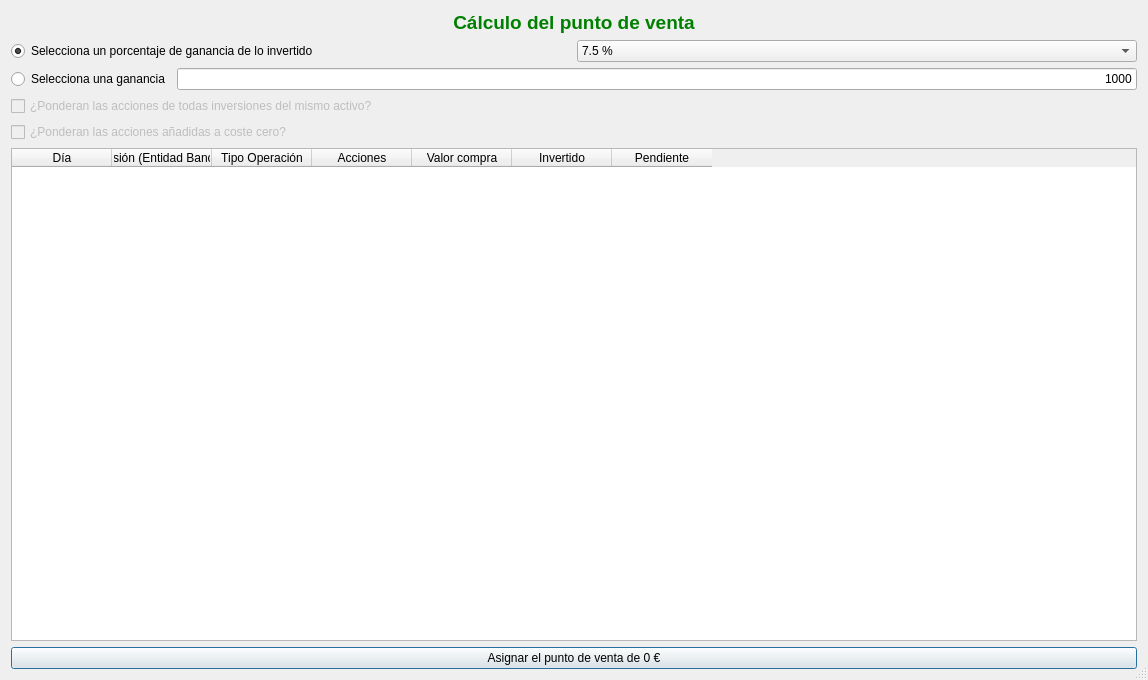
<?xml version="1.0" encoding="UTF-8"?>
<ui version="4.0">
 <class>frmPuntoVenta</class>
 <widget class="QDialog" name="frmPuntoVenta">
  <property name="geometry">
   <rect>
    <x>0</x>
    <y>0</y>
    <width>1148</width>
    <height>680</height>
   </rect>
  </property>
  <property name="windowTitle">
   <string>Xulpymoney &gt; Inversiones &gt; Punto de venta</string>
  </property>
  <property name="windowIcon">
   <iconset resource="../images/xulpymoney.qrc">
    <normaloff>:/xulpymoney/tools-wizard.png</normaloff>:/xulpymoney/tools-wizard.png</iconset>
  </property>
  <property name="sizeGripEnabled">
   <bool>true</bool>
  </property>
  <layout class="QVBoxLayout" name="verticalLayout_2">
   <item>
    <layout class="QVBoxLayout" name="verticalLayout">
     <item>
      <widget class="QLabel" name="lblTitulo">
       <property name="font">
        <font>
         <pointsize>14</pointsize>
         <weight>75</weight>
         <bold>true</bold>
        </font>
       </property>
       <property name="styleSheet">
        <string notr="true">color: rgb(0, 128, 0);</string>
       </property>
       <property name="text">
        <string>Cálculo del punto de venta</string>
       </property>
       <property name="alignment">
        <set>Qt::AlignCenter</set>
       </property>
      </widget>
     </item>
     <item>
      <layout class="QHBoxLayout" name="horizontalLayout_2">
       <item>
        <widget class="QRadioButton" name="radTPC">
         <property name="text">
          <string>Selecciona un porcentaje de ganancia de lo invertido</string>
         </property>
         <property name="checked">
          <bool>true</bool>
         </property>
        </widget>
       </item>
       <item>
        <widget class="QComboBox" name="cmbTPC">
         <property name="currentIndex">
          <number>2</number>
         </property>
         <item>
          <property name="text">
           <string>2.5 %</string>
          </property>
         </item>
         <item>
          <property name="text">
           <string>5 %</string>
          </property>
         </item>
         <item>
          <property name="text">
           <string>7.5 %</string>
          </property>
         </item>
         <item>
          <property name="text">
           <string>10 %</string>
          </property>
         </item>
         <item>
          <property name="text">
           <string>15 %</string>
          </property>
         </item>
         <item>
          <property name="text">
           <string>20 %</string>
          </property>
         </item>
         <item>
          <property name="text">
           <string>25 %</string>
          </property>
         </item>
        </widget>
       </item>
      </layout>
     </item>
     <item>
      <layout class="QHBoxLayout" name="horizontalLayout">
       <item>
        <widget class="QRadioButton" name="radGanancia">
         <property name="text">
          <string>Selecciona una ganancia</string>
         </property>
        </widget>
       </item>
       <item>
        <widget class="myQLineEdit" name="txtGanancia">
         <property name="toolTip">
          <string>Introduce la ganancia</string>
         </property>
         <property name="text">
          <string>1000</string>
         </property>
         <property name="alignment">
          <set>Qt::AlignRight|Qt::AlignTrailing|Qt::AlignVCenter</set>
         </property>
        </widget>
       </item>
      </layout>
     </item>
     <item>
      <widget class="QCheckBox" name="chkPonderanAll">
       <property name="enabled">
        <bool>false</bool>
       </property>
       <property name="text">
        <string>¿Ponderan las acciones de todas inversiones del mismo activo?</string>
       </property>
      </widget>
     </item>
     <item>
      <widget class="QCheckBox" name="chkPonderanAdded">
       <property name="enabled">
        <bool>false</bool>
       </property>
       <property name="text">
        <string>¿Ponderan las acciones añadidas a coste cero?</string>
       </property>
      </widget>
     </item>
     <item>
      <widget class="myQTableWidget" name="table">
       <column>
        <property name="text">
         <string>Día</string>
        </property>
       </column>
       <column>
        <property name="text">
         <string>Inversión (Entidad Bancaria)</string>
        </property>
       </column>
       <column>
        <property name="text">
         <string>Tipo Operación</string>
        </property>
       </column>
       <column>
        <property name="text">
         <string>Acciones</string>
        </property>
       </column>
       <column>
        <property name="text">
         <string>Valor compra</string>
        </property>
       </column>
       <column>
        <property name="text">
         <string>Invertido</string>
        </property>
       </column>
       <column>
        <property name="text">
         <string>Pendiente</string>
        </property>
       </column>
      </widget>
     </item>
     <item>
      <widget class="QPushButton" name="cmd">
       <property name="text">
        <string>Asignar el punto de venta de 0 €</string>
       </property>
      </widget>
     </item>
    </layout>
   </item>
  </layout>
 </widget>
 <customwidgets>
  <customwidget>
   <class>myQTableWidget</class>
   <extends>QTableWidget</extends>
   <header location="global">myqtablewidget</header>
  </customwidget>
  <customwidget>
   <class>myQLineEdit</class>
   <extends>QLineEdit</extends>
   <header location="global">myqlineedit</header>
  </customwidget>
 </customwidgets>
 <resources>
  <include location="../images/xulpymoney.qrc"/>
 </resources>
 <connections>
  <connection>
   <sender>radGanancia</sender>
   <signal>toggled(bool)</signal>
   <receiver>chkPonderanAll</receiver>
   <slot>setEnabled(bool)</slot>
   <hints>
    <hint type="sourcelabel">
     <x>30</x>
     <y>70</y>
    </hint>
    <hint type="destinationlabel">
     <x>106</x>
     <y>98</y>
    </hint>
   </hints>
  </connection>
  <connection>
   <sender>radGanancia</sender>
   <signal>toggled(bool)</signal>
   <receiver>chkPonderanAdded</receiver>
   <slot>setEnabled(bool)</slot>
   <hints>
    <hint type="sourcelabel">
     <x>74</x>
     <y>69</y>
    </hint>
    <hint type="destinationlabel">
     <x>73</x>
     <y>128</y>
    </hint>
   </hints>
  </connection>
 </connections>
</ui>
